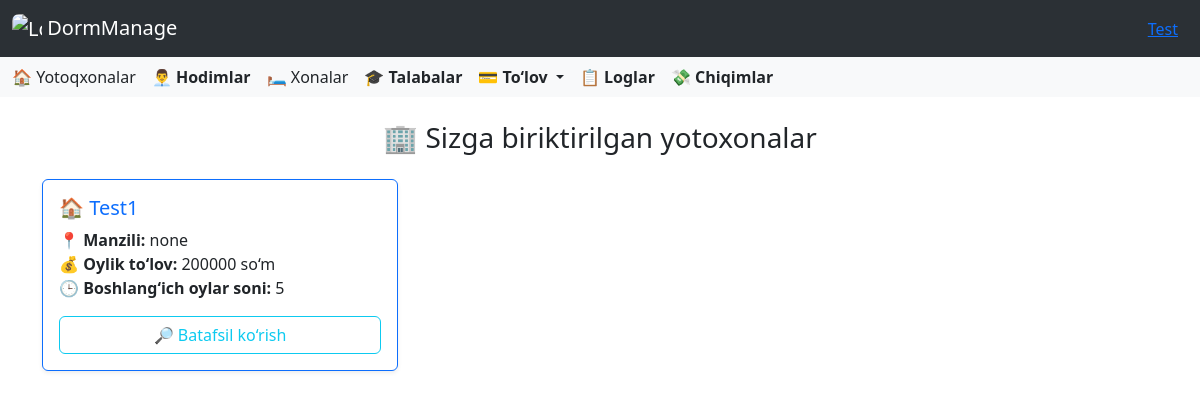
/dormitory/ (signed in), run on an earlier commit of the app's database.
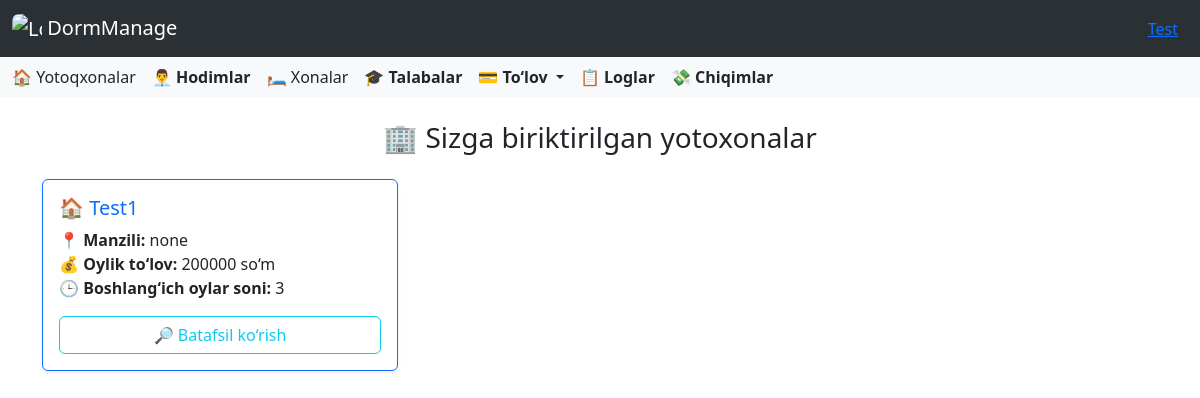
And on a later commit of the database.
### dormitory/models.py (models this page shows, shortened)
class Dormitory(models.Model):
    director = models.ForeignKey(Director, on_delete=models.CASCADE, related_name='dormitories')
    name = models.CharField(max_length=300, blank=False)
    address = models.CharField(max_length=300, blank=False)
    monthly_payment = models.PositiveIntegerField(default=0, verbose_name="Oylik to‘lov miqdori (so'm)")
    default_monthly_payment = models.PositiveIntegerField(
        default=1,
        help_text="Shartnomaga asosan boshlang‘ich oylik to‘lov (so‘mda)"
    )
    last_update_time = models.DateTimeField(blank=True, null=True)

### dormitory/views.py (the view)
# urls.py: path('', DormitorySelectView.as_view(), name='dormitories'),
class DormitorySelectView(LoginRequiredMixin, DirectorOnlyMixin, ListView):
    model = Dormitory
    template_name = 'dormitory/dormitory_select.html'
    context_object_name = 'dormitories'
    def get_queryset(self):
        return Dormitory.objects.filter(director=self.request.user.director)

### dormitory/views.py (called while the page is built)
    def test_func(self):
        return hasattr(self.request.user, 'director')

### templates/dormitory/dormitory_select.html
{% extends 'base.html' %}
{% block content %}
<div class="container mt-4">
    <h3 class="mb-4 text-center">🏢 Sizga biriktirilgan yotoxonalar</h3>
    <div class="row">
        {% for dorm in dormitories %}
        <div class="col-md-6 col-lg-4 mb-4">
            <div class="card h-100 shadow-sm border-primary">
                <div class="card-body">
                    <h5 class="card-title text-primary">
                        🏠 {{ dorm.name }}
                    </h5>
                    <p class="card-text">
                        <strong>📍 Manzili:</strong> {{ dorm.address }}<br>
                        <strong>💰 Oylik to‘lov:</strong> {{ dorm.monthly_payment|floatformat:0 }} so‘m<br>
                        <strong>🕒 Boshlang‘ich oylar soni:</strong> {{ dorm.default_monthly_payment }}
                    </p>
                    <a href="{% url 'dormitory_detail' dorm.id %}" class="btn btn-outline-info w-100">
                        🔎 Batafsil ko‘rish
                    </a>
                </div>
            </div>
        </div>
        {% empty %}
        <div class="col-12 text-center text-danger">
            <p>Hech qanday yotoqxona topilmadi.</p>
        </div>
        {% endfor %}
    </div>
</div>
{% endblock %}

What changed in the data, as far as the page shows it:
changed Dormitory "Test1": default_monthly_payment "5" → "3"
